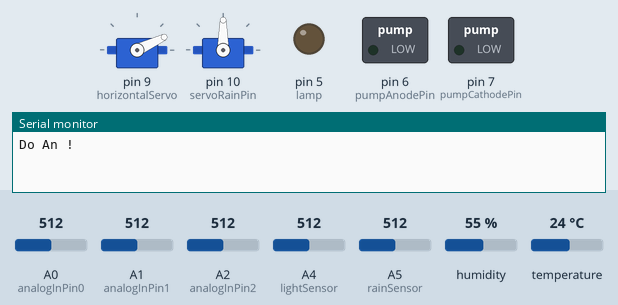
The sketch below on a simulated Arduino Uno, built with avr-gcc and run on an emulated ATmega328P. Shown: 2 × servo, switched loads named in the sketch (green lamp = pin HIGH), output pins drawn as LEDs (lit = HIGH), the last lines printed to the serial monitor. Inputs (shaded band) come from the test bench; at power-on: temperature 24 °C, A5 (rainSensor) = 512, A0 (analogInPin0) = 512, A1 (analogInPin1) = 512, A2 (analogInPin2) = 512, A4 (lightSensor) = 512, humidity 55 %.

Above: at 2.7 s.
2.8 s: temperature set to 16 °C
At 5.9 s:
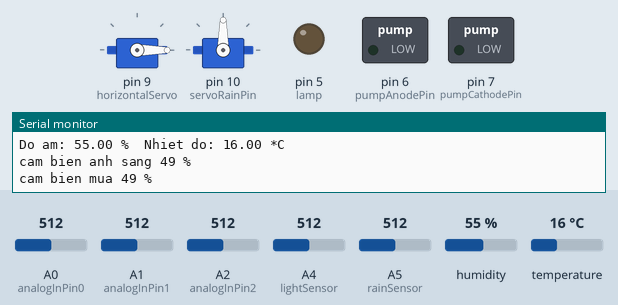
8.1 s: temperature set to 13 °C
At 8.39 s:
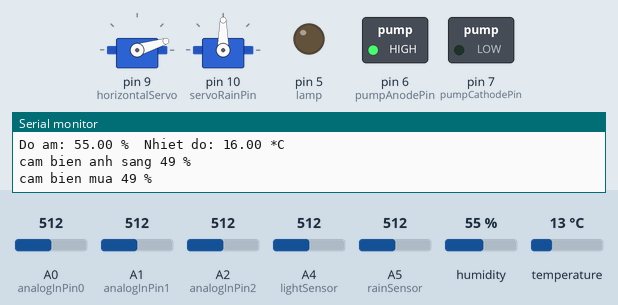
At 19.9 s:
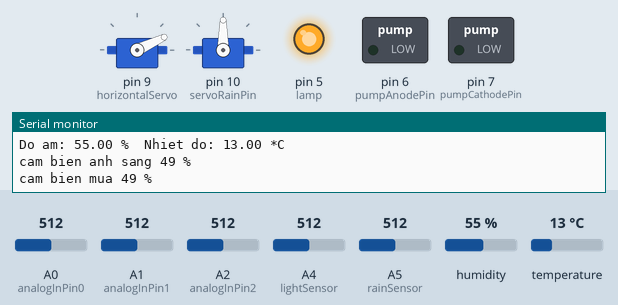
22.1 s: A5 (rainSensor) set to 306
32.4 s: A5 (rainSensor) set to 280
46.4 s: A0 (analogInPin0) set to 306
49.9 s: A1 (analogInPin1) set to 503
At 59.47 s:
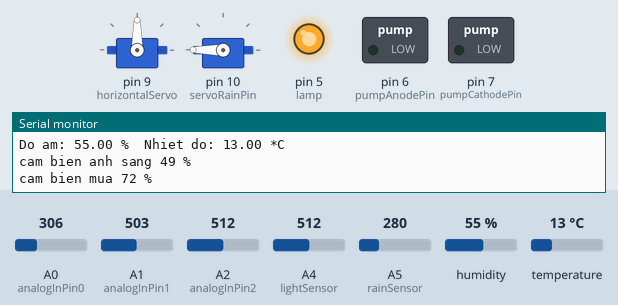
Timing chart, 0 to 59.7 s (numbered marks = the images above; inputs shaded):
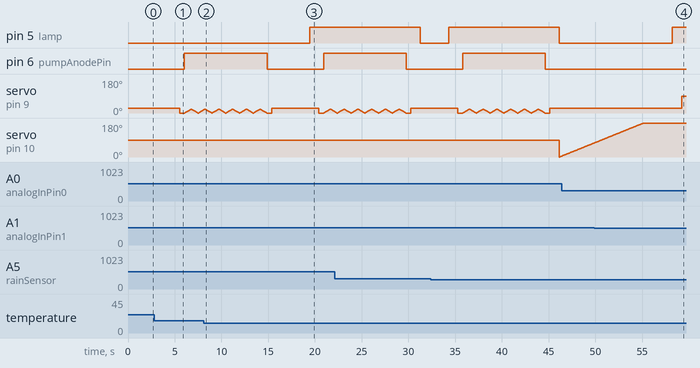

The sketch:

doAn.ino
```cpp
//Hệ thống nông nghiệp thông mình
//---------------------------------------------
//Cách nối arduino với cảm  biến đất
//Cảm biến độ ẩm đất | Arduino UNO
//           Vcc     |     5V
//           GND     |     GND
//           D0      |     2
//           A0      |     A0
//           A1      |     A1
//           A2      |     A2
//---------------------------------------------
//Cách nối arduino với cảm  độ ẩm không khí dht11
//Cảm biến dht11     | Arduino UNO
//           Vcc     |     5V
//           GND     |     GND
//           D0      |     3
//---------------------------------------------
//Cách nối arduino với cảm  biến ánh sáng
//Cảm biến dht11     | Arduino UNO
//           Vcc     |     5V
//           GND     |     GND
//           D0      |     A4
//---------------------------------------------
//Cách nối arduino với cảm  biến mưa
//Cảm biến mưa       | Arduino UNO
//           Vcc     |     5V
//           GND     |     GND
//           D0      |     A5
//---------------------------------------------
#include "DHT.h"
#include <Servo.h>

#define triger 250
//Chậu 1
#define servoPosition0 10
#define triggerValue0 50
#define wateringTime0 35

//Chậu 2
#define servoPosition1 50
#define triggerValue1 50
#define wateringTime1 20

//Chậu 3
#define servoPosition2 100
#define triggerValue2 50
#define wateringTime2 15

const int pumpAnodePin =  6;
const int pumpCathodePin =7;
const int lamp=5;

Servo horizontalServo;
Servo rainservo;
int servoRainPin = 10;

const int DHTPIN = 3;
const int DHTTYPE = DHT11;

const int analogInPin0 = A0;  //
const int analogInPin1 = A1;
const int analogInPin2 = A2;

//Các biến cảm biến đất
int moistureValue0 = 0;
int moistureValue1 = 0;
int moistureValue2 = 0;

int rainSensor = A5; // Chân tín hiệu cảm biến mưa ở chân digital 6 (arduino)
int lightSensor = A4;// khai báo chân digital 10 cho cảm biến anh sang


//the sum of the 30 times sampling
long int moistureSum0 = 0;
long int moistureSum1 = 0;
long int moistureSum2 = 0;

#define COLD_TEMP     15
#define HOT_TEMP      24
#define LIGHT         20
#define RAIN          70

float humDHT;
float tempDHT;
boolean posi=true;
DHT dht(DHTPIN, DHTTYPE);

void setup() {
  pinMode(rainSensor,INPUT);
  pinMode(lightSensor,INPUT);
  Serial.begin(115200);
  Serial.println("Do An !");
  dht.begin();
  horizontalServo.attach(9);
  rainservo.attach(servoRainPin);
  initPosition();
  delay(500);
  pinMode(pumpAnodePin, OUTPUT);
  pinMode(pumpCathodePin, OUTPUT);
  pinMode(lamp, OUTPUT);
}

void loop() {
  turnOnorOffLightbySensor();
  maiche();
  for(int i = 0; i < 30; i++)//samping 30 time within 3 seconds
  {
    moistureSum0 = moistureSum0 + analogRead(analogInPin0);
    moistureSum1 = moistureSum1 + analogRead(analogInPin1);
    moistureSum2 = moistureSum2 + analogRead(analogInPin2);
    delay(100);
  }
  moistureValue0 = moistureSum0 / 30;//get the average value
  moistureValue1 = moistureSum1 / 30;
  moistureValue2 = moistureSum2 / 30;
  int m0=map(moistureValue0, 1023, 0, 0, 100);
  int m1=map(moistureValue1, 1023, 0, 0, 100);
  int m2=map(moistureValue2, 1023, 0, 0, 100);
  getDhtData();
  Serial.print("Moisture0 = " );
  Serial.print(m0);
  Serial.print(" %\t");
  Serial.print(" Moisture1 = ");
  Serial.print(m1);
  Serial.print(" %\t");
  Serial.print("Moisture2 = ");
  Serial.println(m2);
  Serial.print(" %\t");
  Serial.print("\n");
  Serial.print("Do am: ");
  Serial.print(humDHT);
  Serial.print(" %\t");
  Serial.print("Nhiet do: ");
  Serial.print(tempDHT);
  Serial.print(" *C\t");
  Serial.print("\n");
  Serial.print("cam bien anh sang " );
  Serial.print(map(analogRead(lightSensor), 1023, 0, 0, 100));
  Serial.print(" %");
  Serial.print("\n");
  Serial.print("cam bien mua " );
  Serial.print(map(analogRead(rainSensor), 1023, 0, 0, 100));
  Serial.print(" %");
  Serial.print("\n");
  moistureSum0 = 0;
  moistureSum1 = 0;
  moistureSum2 = 0;
  suoiam();
  delay(1000);

  if(m0 < triggerValue0)
  {
    proWatering(servoPosition0, wateringTime0);
    return;
   }
   if(m1 < triggerValue1)
  {
    proWatering(servoPosition1, wateringTime1);
    return;
   }
   if(m2 < triggerValue2)
  {
    proWatering(servoPosition2, wateringTime2);
    return;
   }
}
void runDHT(void) {
  if (humDHT > HOT_TEMP) {
      digitalWrite(pumpAnodePin, HIGH);
      delay(1000);
  }
  if (tempDHT >HOT_TEMP) {
      digitalWrite(pumpAnodePin, HIGH);
      delay(1000);
  }
}
void turnOnorOffLightbySensor(){
  int value = analogRead(lightSensor);
  int valueS=map(value, 1023, 0, 0, 100);
  if (valueS < 40){
    digitalWrite(lamp, HIGH);
  }
  else {
    digitalWrite(lamp, LOW);
    }
}
//mái che
void maiche(){
    int valueRain = analogRead(rainSensor);
  int valueRainS=map(valueRain, 1023, 0, 0, 100);
  if (valueRainS > RAIN){
    if (posi==true) {
    for (int i=0;i<=180;i++){
        rainservo.write(i);
        delay(50);
    }
    posi =false;
  }
 }
 if (valueRainS < RAIN){
    if (posi==false) {
    for (int i=180;i>=0;i--){
        rainservo.write(i);
        delay(50);
    }
    posi =true;
  }
 }
}
void suoiam (void) {
  if (tempDHT < COLD_TEMP) {
    digitalWrite(lamp, HIGH);
    }
  }

void getDhtData(void){
  tempDHT = dht.readTemperature();
  humDHT = dht.readHumidity();
  if (isnan(humDHT) || isnan(tempDHT))
  {
    Serial.println("\tLỗi kết nối đến sensor");
    return;
  }
}

 void initPosition()
{
  horizontalServo.write(25);
  delay(1000);
}

void proWatering(int servoPosition, int wateringTime)
{
  horizontalServo.write(servoPosition - 10);
  delay(500);
  digitalWrite(pumpAnodePin, HIGH);
  digitalWrite(pumpCathodePin, LOW);

  for(int pos1 = 15; pos1 < 33; pos1 +=6)//
  {
    int pos;
    for(pos = servoPosition - 10; pos <= servoPosition + 10; pos += 1)
    {
      horizontalServo.write(pos);
      delay(wateringTime);
    }


    for(pos = servoPosition + 10; pos>= servoPosition - 10; pos-=1)
    {
      horizontalServo.write(pos);
      delay(wateringTime);
    }
  }

  for(int pos1 = 33; pos1 > 15; pos1 -= 6)//
  {

    for(int pos = servoPosition - 10; pos <= servoPosition + 10; pos += 1)
    {
      horizontalServo.write(pos);
      delay(wateringTime);
    }

    for(int pos = servoPosition + 10; pos >= servoPosition -10; pos-=1)
    {
      horizontalServo.write(pos);
      delay(wateringTime);
    }
  }
  digitalWrite(pumpAnodePin, LOW);
  digitalWrite(pumpCathodePin, LOW);
  delay(500);
  initPosition();
}

void watering(int servoPosition, int wateringTime)
{
  Serial.println(servoPosition);
  horizontalServo.write(servoPosition);
  delay(1000);
  digitalWrite(pumpAnodePin, HIGH);
  delay(10000);
  digitalWrite(pumpAnodePin, LOW);
  delay(3000);
}
```

Measured:
- the behaviour switches between 15 and 14 °C on temperature (found by bisection; images 1 and 2)
- after the input at 8.1 s, pin 5 (lamp): LOW → HIGH after 11.3 s
- after the input at 32.4 s, servo on pin 10 (servoRainPin): 90° → 5° after 13.7 s
- after the input at 49.9 s, servo on pin 9 (horizontalServo): 25° → 90° after 9.3 s
